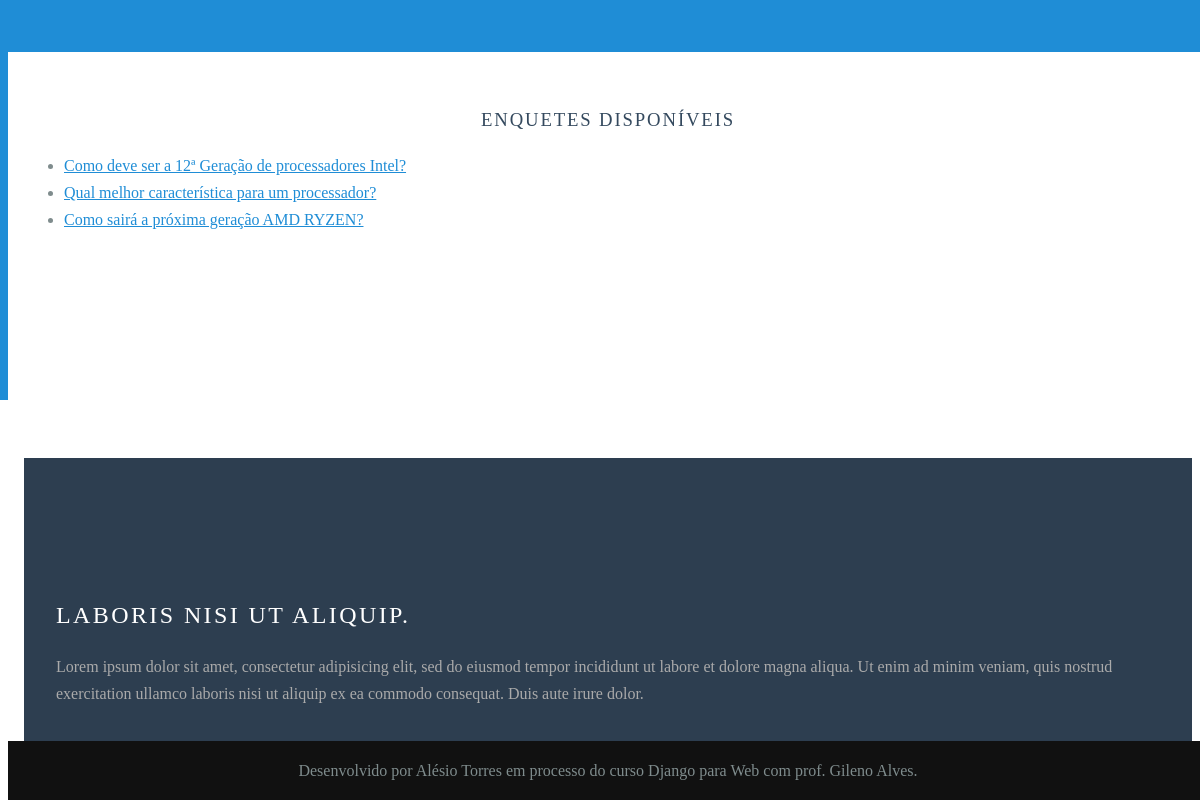
The page /enquetes/ on the database its author committed.
### enquete/models.py (models this page shows, shortened)
class Question(models.Model):
    question_text = models.CharField(max_length=200)
    pub_date = models.DateTimeField('date published')

### enquete/views.py (the view)
# urls.py: path('', views.courses, name='index'),
def index(request):
    latest_question_list = Question.objects.order_by('-pub_date')[:5]
    context = {'latest_question_list': latest_question_list}
    return render(request, 'enquete/index.html', context)

### enquete/templates/enquete/index.html
{% extends 'base.html' %}
{% block content %}
{% if latest_question_list %}
<h3 class="content-head is-center">Enquetes disponíveis</h3>
<ul class="">
    {% for question in latest_question_list %}
    <li>
        <a class="" href="{% url 'enquete:detail' question.id %}">{{ question.question_text }}</a>
    </li>
    {% endfor %}
</ul>
{% else %}
<p>Não há enquetes disponíveis.</p>
{% endif %}
{% endblock %}

### static/styles.css (style rules this page uses)
* { -webkit-box-sizing: border-box; -moz-box-sizing: border-box; box-sizing: border-box; }
body { line-height: 1.7em; color: #7f8c8d; font-size: 13px; }
h1, h2, h3, h4, h5, h6, label { color: #34495e; }
a, a:before { background: none; border: none; color: #1f8dd6; }
.is-center { text-align: center; }
.content-head { font-weight: 400; text-transform: uppercase; letter-spacing: 0.1em; margin: 2em 0 1em; }
@media (min-width: 48em) { body { font-size: 16px; } }

### rows shown on the page
Question: question_text "Como deve ser a 12ª Geração de processadores Intel?"
Question: question_text "Qual melhor característica para um processador?"
Question: question_text "Como sairá a próxima geração AMD RYZEN?"
